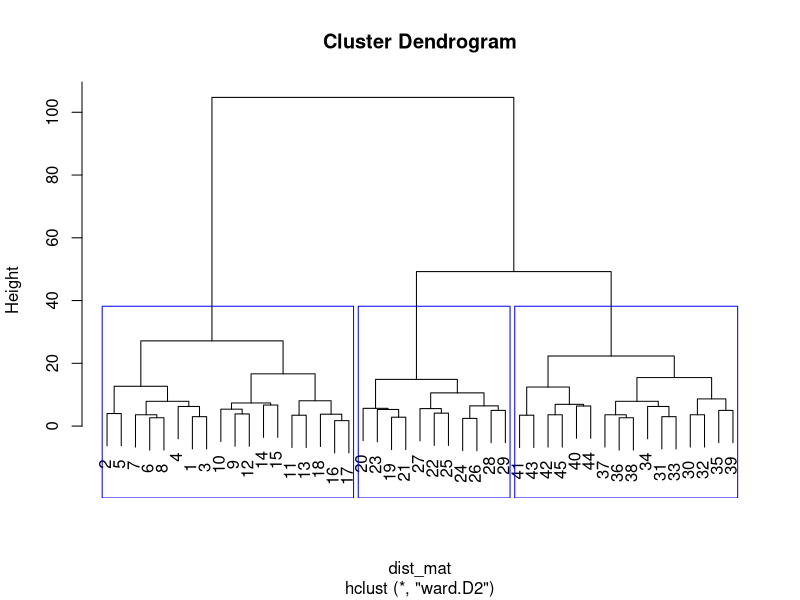

This chart was generated by the following R code:
## ---- chunk 1
# Read the CSV file into a R dataframe
dogfood_need <- read.csv("MSBA324_Week13_CalculationAssignmentCluster.csv")
dogfood_need

#Calculate the distance matrix
dist_mat <- dist(dogfood_need, method="euclidean")

# Perform hierarchical agglomerative clustering with Ward's revised method
clusters <- hclust(dist_mat, method="ward.D2")
clusters

# Plot the cluster dendogram
plot(clusters)

# *From the plot, by intersecting at the tallest vertical lines, we find that there are 3 clusters here. Hence number of clusters (k) has been chosen to be 3 below.*

# Identify each of the 3 clusters using a blue rectangle 
rect.hclust(clusters, k=3, border="blue")

# Divide the data into 3 clusters
clusterid <- cutree(clusters, k=3)
clusterid

# Create separate variables for each cluster data
cluster_1 <- subset(dogfood_need, clusterid==1)
cluster_2 <- subset(dogfood_need, clusterid==2)
cluster_3 <- subset(dogfood_need, clusterid==3)

# Make it an iterable list to traverse through them using a loop
clusters <- list(cluster_1, cluster_2, cluster_3)

# Initialize a matrix for 3 clusters and 6 S columns
cluster_means_matrix <- matrix(nrow = 3, ncol = 6)

# Loop over the clusters
for(i in 1:length(clusters)) {
  
  # Loop over the columns S1 to S6
  for (j in 1:6) {
    column_name <- paste("S", j, sep = "")
    mean_value <- mean(clusters[[i]][[column_name]], na.rm = TRUE)
    
    # Store mean value directly in the matrix
    cluster_means_matrix[i, j] <- mean_value
  }
}

# Set the column and row names for the matrix
colnames(cluster_means_matrix) <- paste("S", 1:6, sep = "")
rownames(cluster_means_matrix) <- paste("Cluster", 1:3, sep = "")

# View the matrix
cluster_means_matrix

# Commentary on output of cluster_means_matrix:

#S1 ->	It is important for me to buy dog food that prevents canine cavities
#S2 ->	I like dog food that gives my dog a shiny coat
#S3 ->	Dog food should strengthen gums
#S4 ->	Dog food should make my dog's breath fresher
#S5 ->	It is not a priority for me that dog food prevent tooth decay or cavities (reverse coded question)
#S6 ->	When I buy dog food, I look for food that gives my dog shiny teeth

# We see that for Cluster 1, S1 and S3 opinions carry a disproportionately higher weight.

# We see that for Cluster 2, S2 and S6 opinions carry a disproportionately higher weight.

# We see that for Cluster 3, the means are relatively even and not disproportionately higher.

# We can see that Cluster 1 respondents while having a strong preference to Strengthen gums (S3), also prefer to buy food that prevents cavities (S1). This conclusion is also further strengthened by their lower score to the reverse-coded question about Cavities (S5).

# Similarly, respondents of Cluster 2 care more about the appearance of their Dog (S2->Shiny coat and S6-> Shiny teeth).

# However, Cluster 3 respondents have a relatively even score for all the opinions and do not have any disproportionately high Mean for any opinion. This means that Either A. They do not have strong opinions on Dog food they purchase OR B. Their interests are not represented in this survey.
